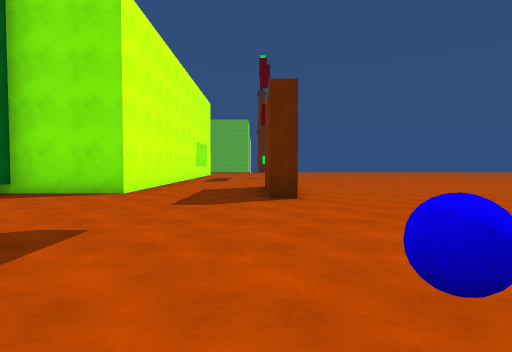
view 1 (above)

12 first-person views from a walk through a scene from a Unity 3-D project. The camera is 1.2 m above the floor, tilts 2° down and sees 80° across. The floor is counted in squares, 2 m on a side. Each view is taken from the middle of a square. On the plan, view 1 faces up. The plan holds only what a view shows up to about 9 squares ahead; the rest is blank. The place goes on beyond the plan. The player is left out.

view 2
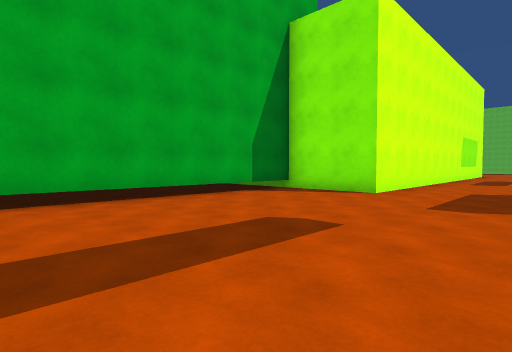

view 3
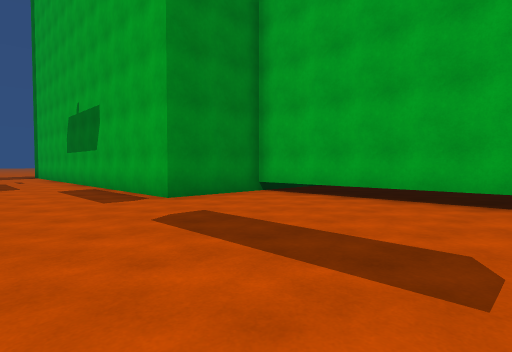

view 4
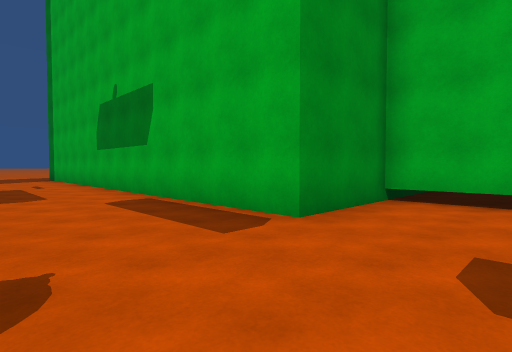

view 5
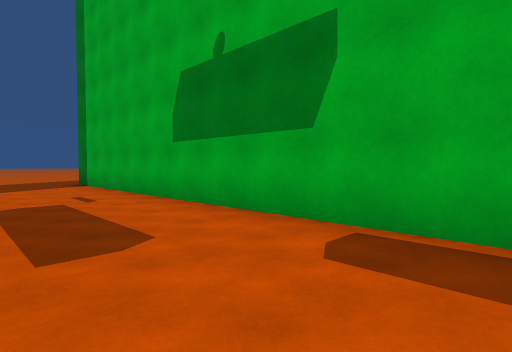

view 6
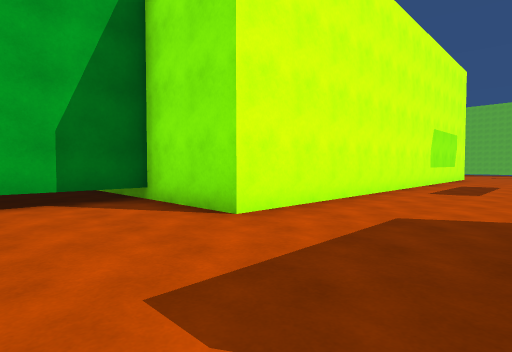

view 7
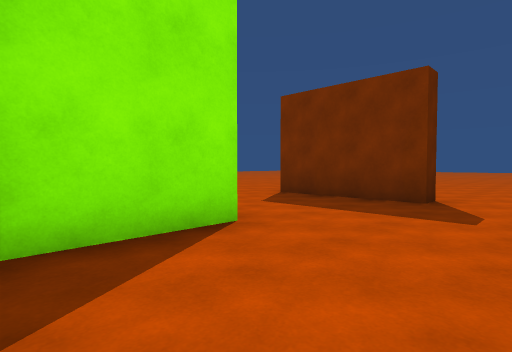

view 8
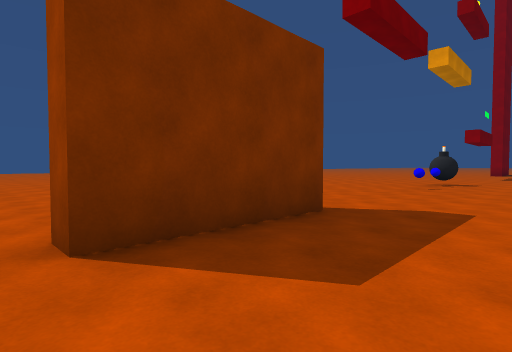

view 9
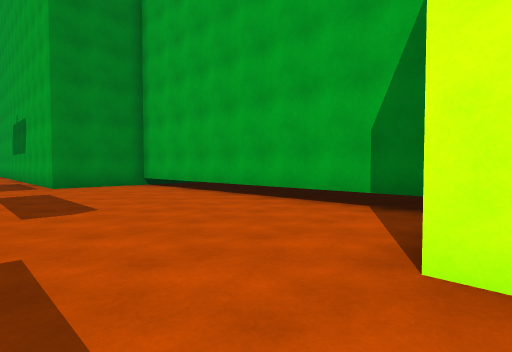

view 10
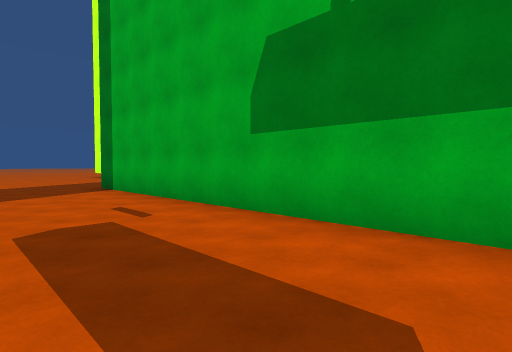

view 11
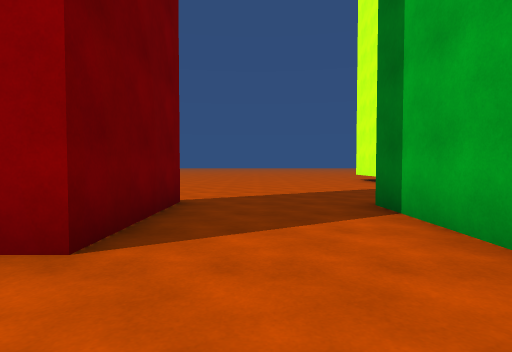

view 12
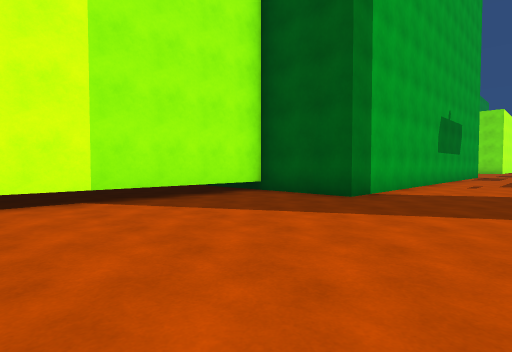

### Floor plan
Points are (right, up) in squares from view 1. A wall is a line through its corners. A room is listed if a view was taken in it or the views show most of it. See-through windows are left out.
Room 1 (views 1, 2, 3, 4, 5, 6, 7, 8, 9, 10, 11)
walls: (-6.5, -2.1) (-2.8, -2.1) (-2.8, -10.6); (0.2, 5.4) (0.2, 8.5); (-2.8, 9.5) (-2.8, 6.5) (-5.2, 6.5) (-5.2, -2.1)
ways out: opening at (-1.5, -11.5) to room 2; opening at (-1.5, 9.5)
objects: other object (0, -2); other object (0, -1); other object (0, 1)
Room 2 (view 12)
walls: (0.2, -15) (0.2, -12); (-2.8, -10.6) (-2.8, -14.6) (-5.2, -14.6) (-5.2, -19.6)
ways out: opening at (-1.5, -11.5) to room 1

Positions as (right, up) in squares from view 1, and headings:
1: (0, 0), facing up
2: (0, 0), facing up-left
3: (0, 3), facing down-left
4: (0, 0), facing down-left
5: (0, -4), facing down-left
6: (0, 4), facing up-left
7: (-5, 4), facing up-right
8: (-2, 9), facing down-right
9: (-1, 7), facing down-left
10: (0, -6), facing down-left
11: (-1, -10), facing down
12: (0, -20), facing up-left
